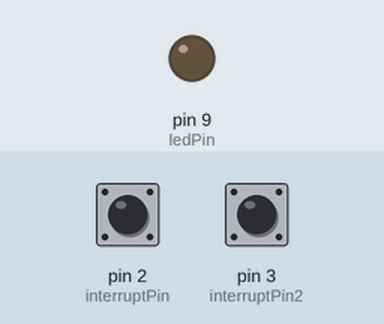
The sketch below on a simulated Arduino Uno, built with avr-gcc and run on an emulated ATmega328P. Parts: output pins drawn as LEDs (lit = HIGH). Inputs (shaded band) come from the test bench; at power-on: pin 2 (interruptPin) HIGH, pin 3 (interruptPin2) HIGH.

Above: at 1.2 s.
1.3 s: pin 2 (interruptPin) pulled LOW for 0.15 s
At 2.0 s:
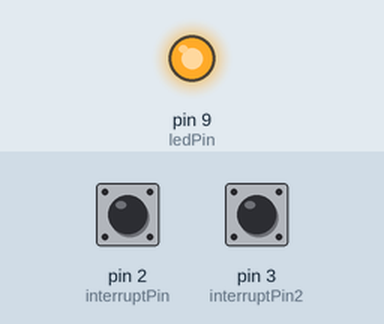
2.9 s: pin 3 (interruptPin2) pulled LOW for 0.15 s
At 3.7 s:
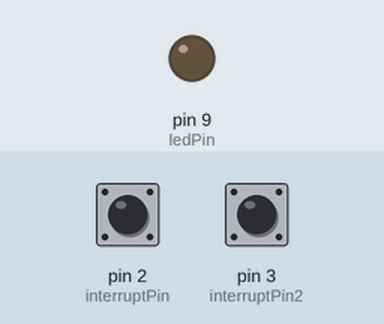
4.5 s: pin 2 (interruptPin) pulled LOW for 1 s
At 6.9 s:
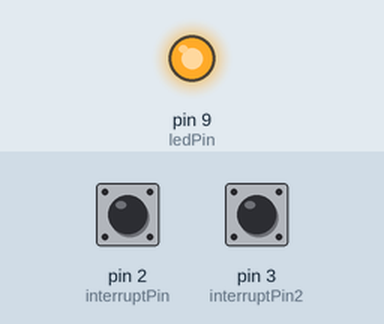
Timing chart, 0 to 8.4 s (numbered marks = the images above; inputs shaded):
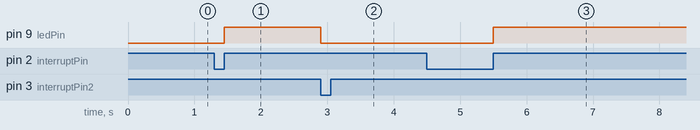

Measured:
- after the input at 1.3 s, pin 9 (ledPin): LOW → HIGH after 0.15 s
- after the input at 2.9 s, pin 9 (ledPin): HIGH → LOW at once
- after the input at 4.5 s, pin 9 (ledPin): LOW → HIGH after 1.0 s

The sketch:

sketch_may4a.ino
```cpp
const int ledPin = 9;
const int interruptPin = 2;
const int interruptPin2 = 3;
bool state = LOW;

void setup() {
  pinMode(ledPin, OUTPUT);
  pinMode(interruptPin, INPUT_PULLUP);
  pinMode(interruptPin2, INPUT_PULLUP);
  attachInterrupt(digitalPinToInterrupt(interruptPin), blink, RISING);
  attachInterrupt(digitalPinToInterrupt(interruptPin2), blink2, FALLING);
}

void loop() {
  digitalWrite(ledPin, state);
}
void blink() {
  state = 1;
}
void blink2() {
  state = 0;
}
```
